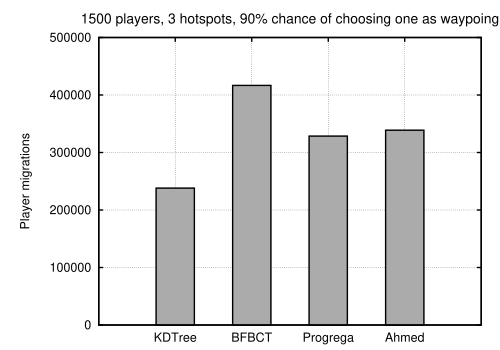

Reproduce this figure in gnuplot.
load "../migrations_generic_1500.gp"

set title '1500 players, 3 hotspots, 90% chance of choosing one as waypoing' font "Helvetica, 20"
plot 'all_resumed.data' using ($2+$3):xtic(1) t "Migrations" lc rgb '#AAAAAA'

#pause -1 "Hit any key to continue"
